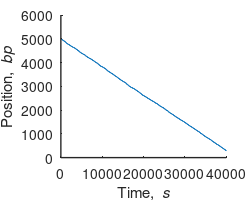

This chart was generated by the following MATLAB code:
function SimulateData

% PARAMETERS AND INITIALIZATION
k = 10.0;                      % rate (in "real units", s^-1)      %??? why this rate (supposedly the rate of the step is once every 0.5 seconds)
dt = 0.04;                    % simulation dt, make small such that k*dt < 0.2      % why this dt? (you want to sample once every 0.1 seconds if it gave one step)
nTimeSteps = 10000;           % number of dt steps to simulate
r1 = rand(1,nTimeSteps);      % random number for monte carlo
timeStep = nan(1,nTimeSteps); % simulation time steps where steps occur
                              % (pre-allocate r1 and timeStep for speed)
Pos=5000;                        % Initial position   
Stepsize=2.5;                 % Size of the motor's step 
kT=4.11;                      % Boltzman constant (pN.nm)    
kappa=0.3;                    % Stiffness of the trap (nm/pN) 



% SIMULATION
s = 0;                        % number of steps taken
t = 1;                        % simulation time points, matlab arrays start at 1
Noise = 0;                    % Initializing noise parameter   
ATPs=0;                  

while t < nTimeSteps,
    Noise = normrnd(0,sqrt(kT*kappa),1); % Generating noise random value 
    PosVec(t)=Pos + Noise;    % Especifying position and adding noise                
    TimeVec(t)=(t*dt)*100;    % Generating time vector to plot 
    if r1(1,t) < k*dt*(1-(k*dt))% if the random number is small than this value (lambda*time - lambda*time^2) 
        ATPs=ATPs+1  ;          
        if ATPs == 5 ;         % Stepping Only happens when 5 molecules bind ATP
            s = s + 1;            % take a step
            Pos=Pos-Stepsize*4;   % Increment the position by four step sizes a total of 10 bp per time
            timeStep(s) = t;      % mark the simulation time the step happened
            ATPs=0;
        end
    end
    t = t + 1;                % increase simulation time
end


close all;
hfig = 1;
figure(hfig); clf;
plot(TimeVec,PosVec,'-');
fontSize = 10;
set(gca,'fontsize',fontSize);
set(gca,'linewidth',1);
set(gca,'layer','top');
box off;
set(hfig, 'PaperSize', [3 2.5]);
set(hfig, 'PaperPosition', [0.25 0.25 2.5 2]);
ylabel('Position, {\it bp}')
xlabel('Time, {\it s}');